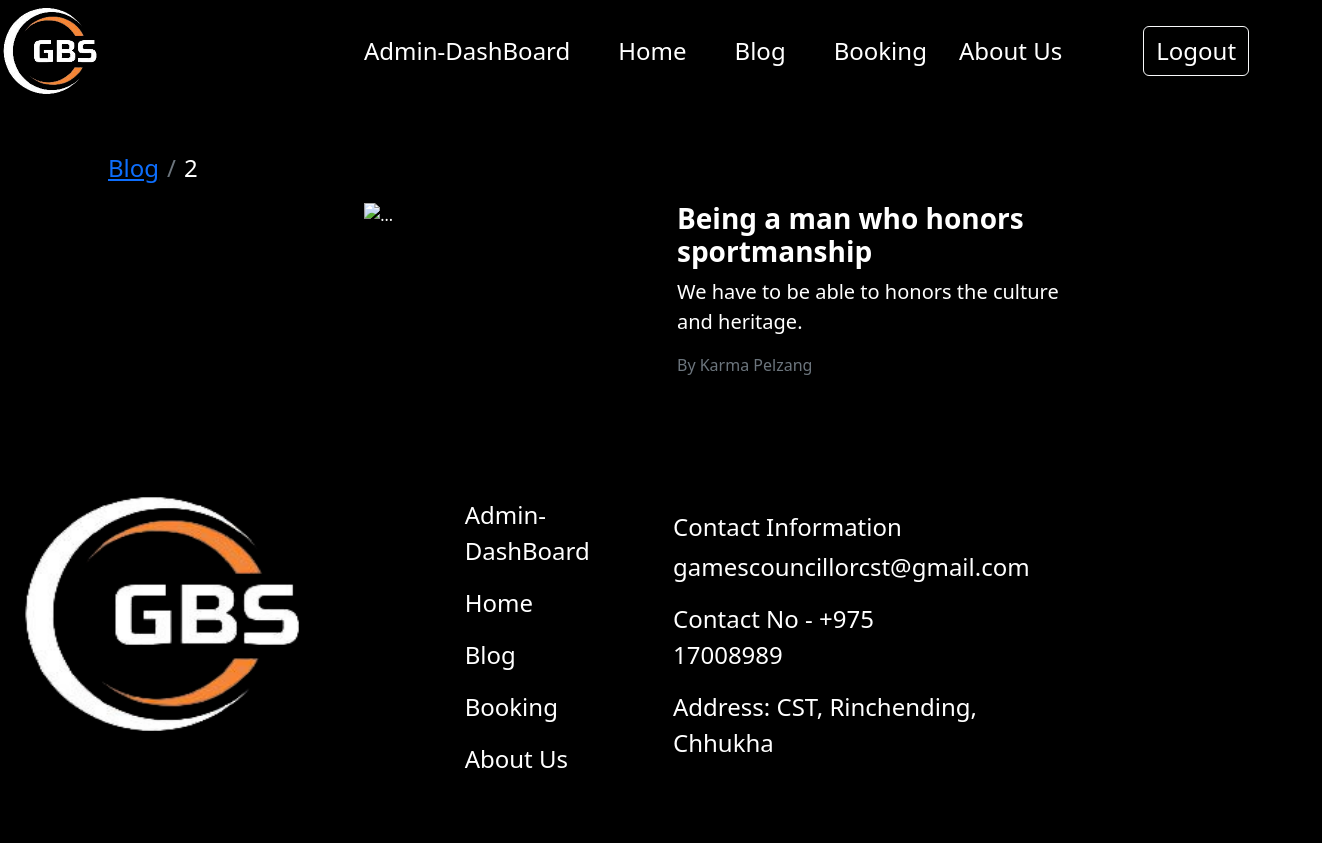
Page /blog/2 (signed in) on the committed database.
### models.py (models this page shows, shortened)
class Blogs(db.Model):
    BId = db.Column(db.Integer, primary_key=True, autoincrement=True)
    title = db.Column(db.String(100), nullable=False)
    content = db.Column(db.Text, nullable=False)
    author = db.Column(db.String(100), nullable=False)
    image = db.Column(db.Text, nullable=False)
    mimetype = db.Column(db.Text, nullable=False)
    date_created = db.Column(db.DateTime, nullable=False, default=datetime.utcnow)

### app.py (the view)
@app.route('/blog/<int:id>')
def blog_detail(id):
    if 'role' in session:
        _blog=Blogs.query.filter_by(BId=id).first()
        return render_template('blog_disp.html',data={'role_status':session['LogAs'],'blog':_blog})
    else:
        blog=Blogs.query.filter_by(BId=id).first()
        return render_template('blog_disp.html', data={'b': 'active','blog':blog})

### templates/blog_disp.html (shortened to what this page needs)
{%extends 'index.html'%}
{%block content%}
<div class="my-5 bg-black text-bg-light container-fluid row text-center">
    <nav aria-label="breadcrumb">
        <ol class="breadcrumb ms-5">
          <li class="breadcrumb-item nav-item fs-4 ms-5"><a class="nav-item" href="\blog">Blog</a></li>
          <li class="breadcrumb-item nav-item fs-4">{{data.blog.BId}}</li>
        </ol>
      </nav>
    <div class="col-lg-1"></div>
    <div class="col-lg-5">
        <img src="/blog/img/{{data.blog.BId}}" class="img-fluid" alt="...">
    </div>
    <div class="col-lg-5 text-center">
        <div class="col-lg-10 col-sm-12 px-3">
            <h1 class="text-start fs-3"><b> {{data.blog.title}} </b></h1>
            <p class="text-start fs-5">{{data.blog.content}}</p>
            <p class="text-start text-muted">By {{data.blog.author}}</p>
        </div>
    </div>
</div>
{%endblock%}

### static/css/index.css (style rules this page uses)
* { background-color: rgba(0, 0, 0, 0); color: white; }

### rows in the picture
Blogs: blog.BId "2", blog "Being a man who honors sportmanship", blog.content "We have to be able to honors the culture and heritage.", blog.author "Karma Pelzang"
